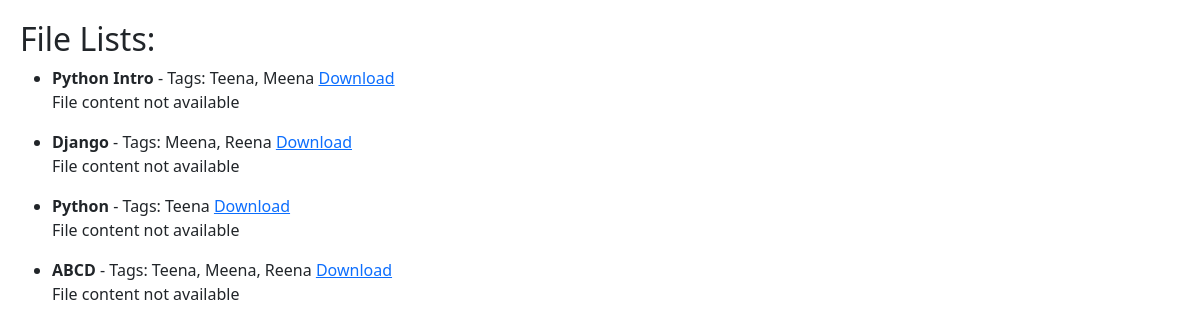
Screenshot of /files/ with the database file from the repository.
### mtmApp/models.py (models this page shows, shortened)
class File(models.Model):
    name = models.CharField(max_length=100)
    content = models.TextField()
    tags = models.ManyToManyField('Tag')
    file = models.FileField(upload_to='uploads/', default='example.txt')

class Tag(models.Model):
    name = models.CharField(max_length=100)
    def __str__(self):
        return self.name

### mtmApp/views.py (the view)
# urls.py: path('files/', views.file_list, name='file_list'),
def file_list(request):
    files = File.objects.all()
    file_contents = []
    for file in files:
        try:
            with open(file.file.path, 'r', encoding='latin-1') as file_content:
                content = file_content.read()
                file_contents.append({"file":file, 'content':content})
        except FileNotFoundError:
            content = "File content not available"
            file_contents.append({"file":file, 'content':content})
        except UnicodeDecodeError:
            content = "Unable to decode file content"
            file_contents.append({"file":file, 'content':content})
    return render(request, 'mtmApp/file_list.html', {'file_contents':file_contents})

### mtmApp/templates/mtmApp/file_list.html (shortened to what this page needs)
{% extends 'base.html' %}
{% block content %}
<h2>File Lists:</h2>
<ul>
    {% for file_content in file_contents %}
    <li><strong>{{file_content.file.name}}</strong> - Tags: {{file_content.file.tags.all|join:', '}}
    <a href="{% url 'download_file' file_content.file.id %}">Download</a>
    <p>{{file_content.content}}</p>
</li>
{% endfor %}
</ul>
{% endblock content %}

### mtmApp/templates/base.html (shortened to what this page needs)
<!DOCTYPE html>
<html lang="en">
<head>
    <link href="https://cdn.jsdelivr.net/npm/bootstrap@5.3.0/dist/css/bootstrap.min.css" rel="stylesheet">
</head>
<body>
    <div class="conatiner">
        {% block content %}
        {% endblock  %}
    </div>
</body>
</html>

### mtmApp/templates/base.html (style rules this page uses)
body { padding: 20px; }

### rows the page displays
File: file.name "Python Intro", file.tags.all "Teena, Meena", content "File content not available"
File: file.name "Django", file.tags.all "Meena, Reena", content "File content not available"
File: file.name "Python", file.tags.all "Teena", content "File content not available"
File: file.name "ABCD", file.tags.all "Teena, Meena, Reena", content "File content not available"
